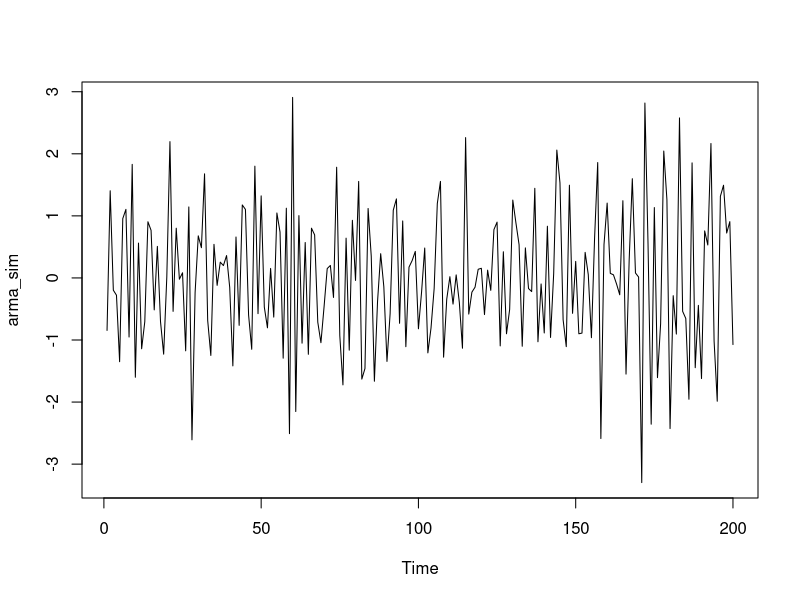
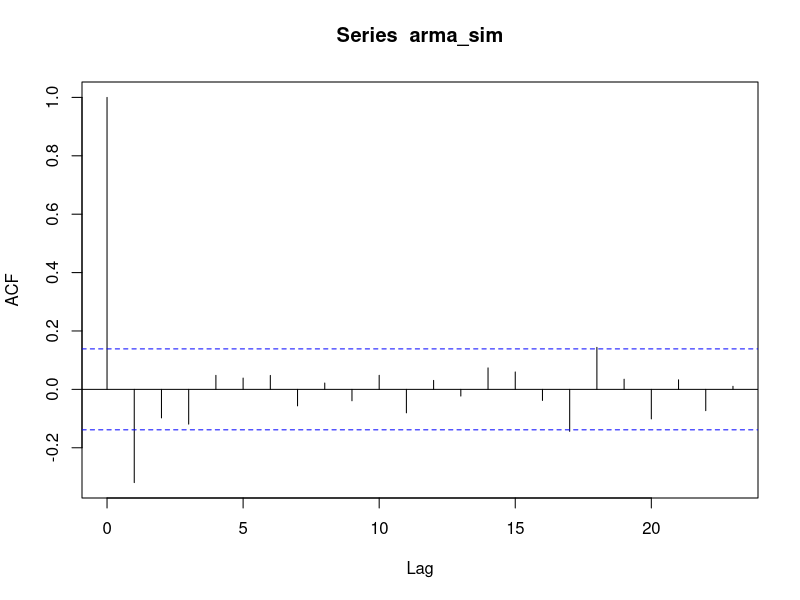
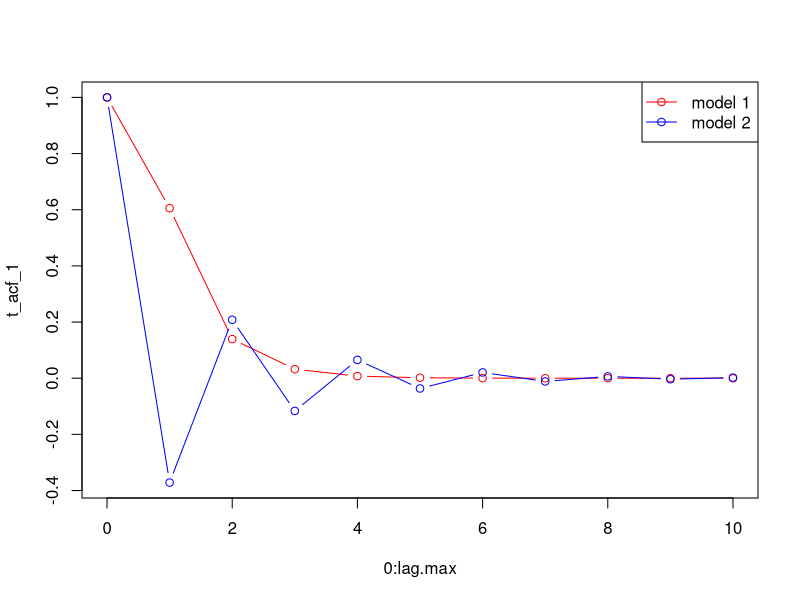

Generate these figures, in order, with R:
###################################
# Author: Megan Gelsinger
# Date: 2/8/19
# Title: STSCI 4550 Lab Session 3 
###################################

# In this lab session, we are going to learn about the "array" data structure.  This would
# have been a useful data structure for HW2 and I'd like to go over it with everyone
# before we more further into the semester.  We are also going to learn how to fit ARMA models,
# plot their ACFs, and how to overlay ACFs on one another.  Lastly, we are going to do another
# R Markdown demo, this time on writing mathematical equations.

## Arrays ##
# An array is a really useful data structure which can have any number of specified dimensions.
# This contrasts vectors and matrices, which we have seen previously; vectors are one dimensional
# data structures, and matrices are two dimensional data structures.  We will go over examples of 
# one, two and three dimensional array specifications, but know you can always add more dimensions 
# as needed.

# To begin, how do we specify an array?
?array

# Okay, so let's just initialize a blank, one dimensional array of length 10
x_1 <- array(dim = 10)

# Now, let's put some data in the vector
x_1[] <- 1:10 

# Next up, let's initialize and fill and two dimensional array of size 4 x 3 
x_2 <- array(dim = c(4, 3)) 
x_2[, 1] <- rep(3, times = 4) 
x_2[2, ] <- c(2, 5, -1)
x_2 

# Finally, let's think about a three dimensional array
x_3 <- array(dim = c(30, 7, 3)) 
phis <- c(.1, -.3, .22)
set.seed(4550)
for (k in 1:length(phis)){ # for each phi value,
  for (j in 1:7){ # draw 7 simulations
    x_3[, j, k] <- arima.sim(list(order = c(1,0,0), ar = phis[k]), n = 30, sd = 1) # of a length 30 time series
  }
}

# Check: what is printed with each of these calls?  If you see what you expected, you should be 
# ready to use arrays!
x_3[,,1] 
x_3[,2,]


## ARMA ##
# Now, let's get back to our time series models.  Yesterday, we learned about ARMA models.
# In this lab, we want to learn how to simulate them and how to plot their 
# (simulated and theoretical) ACFs.

# To simulate, we use the same "arima.sim" function and change the order and coefficients passed
set.seed(5550)
arma_sim <- arima.sim(list(order = c(1, 0, 1), ar = 0.23, ma = -0.78), n = 200, sd = 1)
plot(arma_sim)

# We can get the ACF from the simulation 
acf(arma_sim)

# What if we want the theorectical ACF for the given parameter values?
lag.max <- 10 # need to specify maximum number lags to computer
t_acf_1 <- ARMAacf(ar = 0.23, ma = 0.78, lag.max = lag.max) 
t_acf_2 <- ARMAacf(ar = -0.56, ma = 0.22, lag.max = lag.max)

# Now let's plot these together and compare their behaviors
plot(0:lag.max, t_acf_1, type = "b", col = "red", ylim = range(t_acf_1, t_acf_2)) 
lines(0:lag.max, t_acf_2, type = "b", col = "blue")
legend("topright", legend = c("model 1", "model 2"), col = c("red", "blue"), lty = 1, pch = 1)
